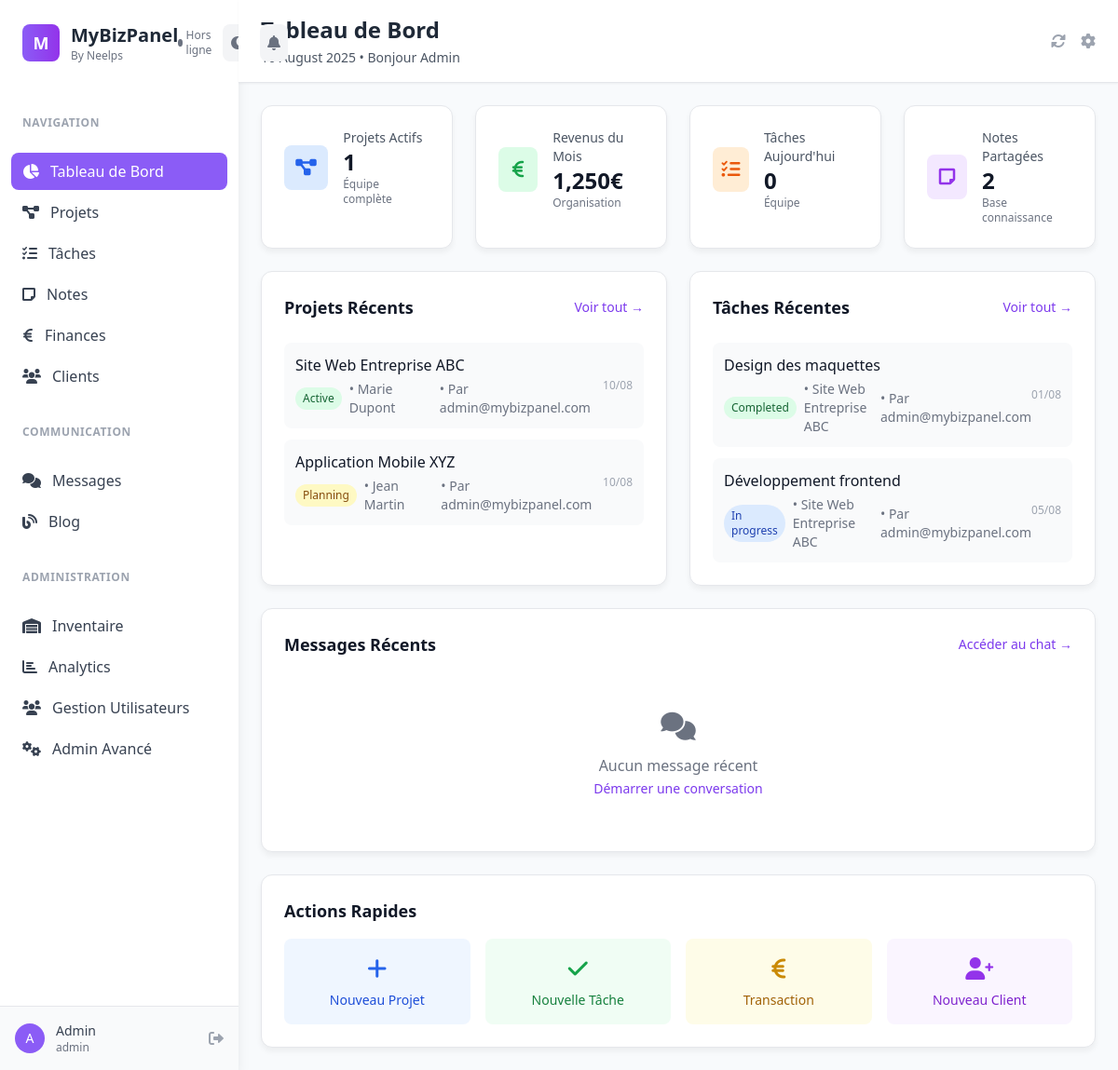
Screenshot of /?page=dashboard (signed in) with the database file from the repository.
### tables this page shows
CREATE TABLE projects (
    id VARCHAR(50) PRIMARY KEY,
    name VARCHAR(255) NOT NULL,
    description TEXT,
    status ENUM('planning', 'active', 'completed', 'on-hold') DEFAULT 'planning',
    priority ENUM('low', 'medium', 'high') DEFAULT 'medium',
    budget DECIMAL(10,2),
    start_date DATE,
    end_date DATE,
    client_id VARCHAR(50),
    user_id VARCHAR(50) NOT NULL,
    is_archived BOOLEAN DEFAULT FALSE,
    archived_at TIMESTAMP NULL,
    archived_by VARCHAR(50),
    created_at TIMESTAMP DEFAULT CURRENT_TIMESTAMP,
    updated_at TIMESTAMP DEFAULT CURRENT_TIMESTAMP ON UPDATE CURRENT_TIMESTAMP,
    INDEX idx_user_id (user_id),
    INDEX idx_client_id (client_id),
    INDEX idx_status (status),
    INDEX idx_priority (priority),
    INDEX idx_archived (is_archived),
    INDEX idx_archived_by (archived_by)
);

CREATE TABLE clients (
    id VARCHAR(50) PRIMARY KEY,
    name VARCHAR(255) NOT NULL,
    email VARCHAR(255) UNIQUE,
    phone VARCHAR(50),
    company VARCHAR(255),
    address TEXT,
    notes TEXT,
    user_id VARCHAR(50) NOT NULL,
    created_at TIMESTAMP DEFAULT CURRENT_TIMESTAMP,
    updated_at TIMESTAMP DEFAULT CURRENT_TIMESTAMP ON UPDATE CURRENT_TIMESTAMP,
    INDEX idx_user_id (user_id),
    INDEX idx_email (email)
);

CREATE TABLE users (
    id VARCHAR(50) PRIMARY KEY,
    email VARCHAR(255) UNIQUE NOT NULL,
    password VARCHAR(255) NOT NULL,
    first_name VARCHAR(100),
    last_name VARCHAR(100),
    role ENUM('admin', 'support', 'employee') DEFAULT 'employee',
    is_active BOOLEAN DEFAULT TRUE,
    created_at TIMESTAMP DEFAULT CURRENT_TIMESTAMP,
    updated_at TIMESTAMP DEFAULT CURRENT_TIMESTAMP ON UPDATE CURRENT_TIMESTAMP,
    INDEX idx_email (email),
    INDEX idx_role (role)
);

CREATE TABLE tasks (
    id VARCHAR(50) PRIMARY KEY,
    title VARCHAR(255) NOT NULL,
    description TEXT,
    status ENUM('todo', 'in-progress', 'completed') DEFAULT 'todo',
    priority ENUM('low', 'medium', 'high') DEFAULT 'medium',
    due_date DATE,
    project_id VARCHAR(50),
    user_id VARCHAR(50) NOT NULL,
    created_at TIMESTAMP DEFAULT CURRENT_TIMESTAMP,
    updated_at TIMESTAMP DEFAULT CURRENT_TIMESTAMP ON UPDATE CURRENT_TIMESTAMP,
    INDEX idx_user_id (user_id),
    INDEX idx_project_id (project_id),
    INDEX idx_status (status),
    INDEX idx_due_date (due_date)
);

### config.php (called while the page is built, shortened)
<?php
function sanitizeOutput($value) {
    return htmlspecialchars($value ?? '', ENT_QUOTES, 'UTF-8');
}
?>

### pages/dashboard.php (the view, shortened to what this page needs)
<?php
try {
    $stmt = $pdo->query("SELECT COUNT(*) as count FROM projects WHERE status = 'active' AND is_archived = 0");
    $activeProjects = $stmt->fetchColumn();
    $today = date('Y-m-d');
    $stmt = $pdo->prepare("SELECT COUNT(*) as count FROM tasks WHERE due_date = ? AND status != 'completed'");
    $stmt->execute([$today]);
    $todayTasks = $stmt->fetchColumn();
    $stmt = $pdo->query("SELECT COUNT(*) as count FROM notes");
    $totalNotes = $stmt->fetchColumn();
    $currentMonth = date('Y-m');
    $stmt = $pdo->prepare("SELECT COALESCE(SUM(amount), 0) as total FROM transactions WHERE type = 'income' AND DATE_FORMAT(date, '%Y-%m') = ?");
    $stmt->execute([$currentMonth]);
    $monthlyRevenue = $stmt->fetchColumn();
    $stmt = $pdo->prepare("
        SELECT p.*, u.email as author_email, c.name as client_name
        FROM projects p
        LEFT JOIN users u ON p.user_id = u.id
        LEFT JOIN clients c ON p.client_id = c.id
        WHERE p.is_archived = 0
        ORDER BY p.created_at DESC
        LIMIT 5
    ");
    $stmt->execute();
    $recentProjects = $stmt->fetchAll();
    $stmt = $pdo->prepare("
        SELECT t.*, u.email as author_email, p.name as project_name
        FROM tasks t
        LEFT JOIN users u ON t.user_id = u.id
        LEFT JOIN projects p ON t.project_id = p.id
        ORDER BY t.created_at DESC
        LIMIT 5
    ");
    $stmt->execute();
    $recentTasks = $stmt->fetchAll();
    $stmt = $pdo->prepare("
        SELECT m.*, u.email as sender_email
        FROM messages m
        LEFT JOIN users u ON m.sender_id = u.id
        WHERE m.receiver_id IS NULL
        ORDER BY m.created_at DESC
        LIMIT 3
    ");
    $stmt->execute();
    $recentMessages = $stmt->fetchAll();
} catch (Exception $e) {
    $activeProjects = 0;
    $todayTasks = 0;
    $totalNotes = 0;
    $monthlyRevenue = 0;
    $recentProjects = [];
    $recentTasks = [];
    $recentMessages = [];
}
?>
<div class="space-y-6">
    <div class="grid grid-cols-1 md:grid-cols-2 lg:grid-cols-4 gap-6">
        <div class="card p-6">
            <div class="flex items-center">
                <div class="w-12 h-12 bg-blue-100 rounded-lg flex items-center justify-center">
                    <i class="fas fa-project-diagram text-blue-600 text-xl"></i>
                </div>
                <div class="ml-4">
                    <p class="text-sm font-medium text-gray-600">Projets Actifs</p>
                    <p class="text-2xl font-bold text-gray-900"><?= $activeProjects ?></p>
                    <p class="text-xs text-gray-500">Équipe complète</p>
                </div>
            </div>
        </div>
        <div class="card p-6">
            <div class="flex items-center">
                <div class="w-12 h-12 bg-green-100 rounded-lg flex items-center justify-center">
                    <i class="fas fa-euro-sign text-green-600 text-xl"></i>
                </div>
                <div class="ml-4">
                    <p class="text-sm font-medium text-gray-600">Revenus du Mois</p>
                    <p class="text-2xl font-bold text-gray-900"><?= number_format($monthlyRevenue, 0) ?>€</p>
                    <p class="text-xs text-gray-500">Organisation</p>
                </div>
            </div>
        </div>
        <div class="card p-6">
            <div class="flex items-center">
                <div class="w-12 h-12 bg-orange-100 rounded-lg flex items-center justify-center">
                    <i class="fas fa-tasks text-orange-600 text-xl"></i>
                </div>
                <div class="ml-4">
                    <p class="text-sm font-medium text-gray-600">Tâches Aujourd'hui</p>
                    <p class="text-2xl font-bold text-gray-900"><?= $todayTasks ?></p>
                    <p class="text-xs text-gray-500">Équipe</p>
                </div>
            </div>
        </div>
        <div class="card p-6">
            <div class="flex items-center">
                <div class="w-12 h-12 bg-purple-100 rounded-lg flex items-center justify-center">
                    <i class="fas fa-sticky-note text-purple-600 text-xl"></i>
                </div>
                <div class="ml-4">
                    <p class="text-sm font-medium text-gray-600">Notes Partagées</p>
                    <p class="text-2xl font-bold text-gray-900"><?= $totalNotes ?></p>
                    <p class="text-xs text-gray-500">Base connaissance</p>
                </div>
            </div>
        </div>
    </div>
    <div class="grid grid-cols-1 lg:grid-cols-2 gap-6">
        <div class="card p-6">
            <div class="flex items-center justify-between mb-6">
                <h3 class="text-lg font-semibold text-gray-900">Projets Récents</h3>
                <a href="?page=projects" class="text-violet-600 hover:text-violet-700 text-sm font-medium">
                    Voir tout →
                </a>
            </div>
            <?php if (empty($recentProjects)): ?>
            <div class="text-center py-8 text-gray-500">
                <i class="fas fa-project-diagram text-3xl mb-3"></i>
                <p>Aucun projet récent</p>
                <a href="?page=projects&action=new" class="text-violet-600 hover:text-violet-700 text-sm">
                    Créer le premier projet
                </a>
            </div>
            <?php else: ?>
            <div class="space-y-3">
                <?php foreach ($recentProjects as $project): ?>
                <div class="flex items-center justify-between p-3 bg-gray-50 rounded-lg">
                    <div class="flex-1">
                        <h4 class="font-medium text-gray-900"><?= sanitizeOutput($project['name']) ?></h4>
                        <div class="flex items-center text-sm text-gray-500 mt-1">
                            <span class="inline-flex items-center px-2 py-1 rounded-full text-xs bg-<?= $project['status'] === 'active' ? 'green' : ($project['status'] === 'completed' ? 'blue' : 'yellow') ?>-100 text-<?= $project['status'] === 'active' ? 'green' : ($project['status'] === 'completed' ? 'blue' : 'yellow') ?>-800 mr-2">
                                <?= ucfirst($project['status']) ?>
                            </span>
                            <?php if ($project['client_name']): ?>
                            <span class="mr-2">• <?= sanitizeOutput($project['client_name']) ?></span>
                            <?php endif; ?>
                            <span>• Par <?= sanitizeOutput($project['author_email']) ?></span>
                        </div>
                    </div>
                    <div class="text-xs text-gray-400">
                        <?= date('d/m', strtotime($project['created_at'])) ?>
                    </div>
                </div>
                <?php endforeach; ?>
            </div>
            <?php endif; ?>
        </div>
        <div class="card p-6">
            <div class="flex items-center justify-between mb-6">
                <h3 class="text-lg font-semibold text-gray-900">Tâches Récentes</h3>
                <a href="?page=tasks" class="text-violet-600 hover:text-violet-700 text-sm font-medium">
                    Voir tout →
                </a>
            </div>
            <?php if (empty($recentTasks)): ?>
            <div class="text-center py-8 text-gray-500">
                <i class="fas fa-tasks text-3xl mb-3"></i>
                <p>Aucune tâche récente</p>
                <a href="?page=tasks&action=new" class="text-violet-600 hover:text-violet-700 text-sm">
                    Créer la première tâche
                </a>
            </div>
            <?php else: ?>
            <div class="space-y-3">
                <?php foreach ($recentTasks as $task): ?>
                <div class="flex items-center justify-between p-3 bg-gray-50 rounded-lg">
                    <div class="flex-1">
                        <h4 class="font-medium text-gray-900"><?= sanitizeOutput($task['title']) ?></h4>
                        <div class="flex items-center text-sm text-gray-500 mt-1">
                            <span class="inline-flex items-center px-2 py-1 rounded-full text-xs bg-<?= $task['status'] === 'completed' ? 'green' : ($task['status'] === 'in-progress' ? 'blue' : 'yellow') ?>-100 text-<?= $task['status'] === 'completed' ? 'green' : ($task['status'] === 'in-progress' ? 'blue' : 'yellow') ?>-800 mr-2">
                                <?= ucfirst(str_replace('-', ' ', $task['status'])) ?>
                            </span>
                            <?php if ($task['project_name']): ?>
                            <span class="mr-2">• <?= sanitizeOutput($task['project_name']) ?></span>
                            <?php endif; ?>
                            <span>• Par <?= sanitizeOutput($task['author_email']) ?></span>
                        </div>
                    </div>
                    <div class="text-xs text-gray-400">
                        <?= $task['due_date'] ? date('d/m', strtotime($task['due_date'])) : 'Pas de date' ?>
                    </div>
                </div>
                <?php endforeach; ?>
            </div>
            <?php endif; ?>
        </div>
    </div>
    <div class="card p-6">
        <div class="flex items-center justify-between mb-6">
            <h3 class="text-lg font-semibold text-gray-900">Messages Récents</h3>
            <a href="?page=messages" class="text-violet-600 hover:text-violet-700 text-sm font-medium">
                Accéder au chat →
            </a>
        </div>
        <?php if (empty($recentMessages)): ?>
        <div class="text-center py-8 text-gray-500">
            <i class="fas fa-comments text-3xl mb-3"></i>
            <p>Aucun message récent</p>
            <a href="?page=messages" class="text-violet-600 hover:text-violet-700 text-sm">
                Démarrer une conversation
            </a>
        </div>
        <?php endif; ?>
    </div>
    <div class="card p-6">
        <h3 class="text-lg font-semibold text-gray-900 mb-4">Actions Rapides</h3>
        <div class="grid grid-cols-2 md:grid-cols-4 gap-4">
            <a href="?page=projects&action=new" class="flex flex-col items-center p-4 bg-blue-50 rounded-lg hover:bg-blue-100 transition-colors">
                <i class="fas fa-plus text-blue-600 text-2xl mb-2"></i>
                <span class="text-sm font-medium text-blue-700">Nouveau Projet</span>
            </a>
            <a href="?page=tasks&action=new" class="flex flex-col items-center p-4 bg-green-50 rounded-lg hover:bg-green-100 transition-colors">
                <i class="fas fa-check text-green-600 text-2xl mb-2"></i>
                <span class="text-sm font-medium text-green-700">Nouvelle Tâche</span>
            </a>
            <a href="?page=finances&action=new" class="flex flex-col items-center p-4 bg-yellow-50 rounded-lg hover:bg-yellow-100 transition-colors">
                <i class="fas fa-euro-sign text-yellow-600 text-2xl mb-2"></i>
                <span class="text-sm font-medium text-yellow-700">Transaction</span>
            </a>
            <a href="?page=clients&action=new" class="flex flex-col items-center p-4 bg-purple-50 rounded-lg hover:bg-purple-100 transition-colors">
                <i class="fas fa-user-plus text-purple-600 text-2xl mb-2"></i>
                <span class="text-sm font-medium text-purple-700">Nouveau Client</span>
            </a>
        </div>
    </div>
</div>

### rows the page displays
projects: name "Site Web Entreprise ABC", status "Active", client.name "Marie Dupont", user.email "admin@mybizpanel.com", created_at "10/08"
projects: name "Application Mobile XYZ", status "Planning", client.name "Jean Martin", user.email "admin@mybizpanel.com", created_at "10/08"
tasks: title "Design des maquettes", status "Completed", project.name "Site Web Entreprise ABC", user.email "admin@mybizpanel.com", due_date "01/08"
tasks: title "Développement frontend", status "In progress", project.name "Site Web Entreprise ABC", user.email "admin@mybizpanel.com", due_date "05/08"

### other values shown
substr($_SESSION['first_name'] ?? 'U', 0, 1) "A"
sanitizeOutput($_SESSION['first_name'] ?? 'Utilisateur') "Admin"
sanitizeOutput($_SESSION['role'] ?? 'employee') "admin"
$pageTitles[$currentPage] "Tableau de Bord"
$activeProjects "1"
$monthlyRevenue "1,250"
$todayTasks "0"
$totalNotes "2"
